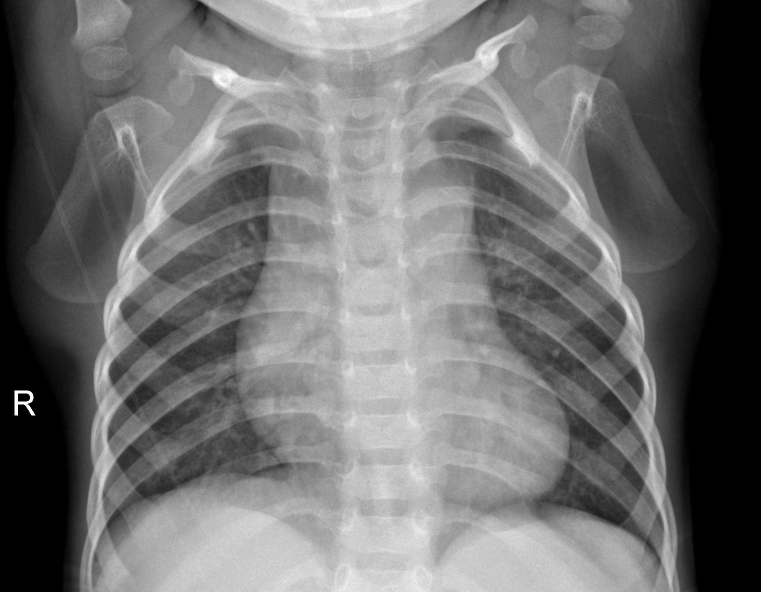
#> input picture dataset/chest_xray/test/NORMAL/NORMAL-11419-0001.jpeg, 1522 x 1183 px, found by its file name (shown at 1/2 size); its folder holds only this picture in this run
$ python processador.py
#> lines starting #> are read from the running program, lines starting #| are printed output that depends on the picture; after the words box and inside, x2 and y2 are one past the last pixel; in counts of white or black regions, pixels touching at a corner belong together
import cv2
import numpy as np
import os
import csv


def extrair_caracteristicas(caminho_imagem):

  # 1----> transforma em tons de cinza

    imagem = cv2.imread(caminho_imagem, cv2.IMREAD_GRAYSCALE)
#> imagem is the input picture: shape (1183, 1522); min 0, max 255, mean 112.1
    if imagem is None:
        print(f"Aviso: Imagem não encontrada - {caminho_imagem}")
        return None

  # 2----> redimenciona para tamanho paadrao e app filtro que remove ruidos e talll....
    tamanho_padrao = (256, 256)
    imagem = cv2.resize(imagem, tamanho_padrao, interpolation=cv2.INTER_AREA)
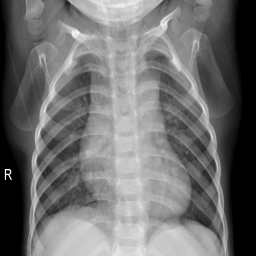
#> imagem: shape (256, 256); min 0, max 255, mean 112.1
    imagem_filtrada = cv2.medianBlur(imagem, 5)


  #3  ---> extrai a caracteristica da intensidade intensidade alta =img clara intensidade baixa = img escura
    intensidade_media = np.mean(imagem_filtrada)
#> intensidade_media = 111.8

  #4 ----> calcula o desvio padrão da intensidade mede a variaçã do brilho
    intensidade_desvio_padrao = np.std(imagem_filtrada)
#> intensidade_desvio_padrao = 63.55

  #5 ----> converte para P&B
    _, imagem_binaria = cv2.threshold(imagem_filtrada, 127, 255, cv2.THRESH_BINARY)
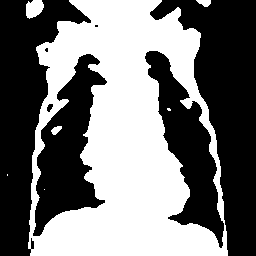
#> imagem_binaria: shape (256, 256); 46.4% white; 7 white regions (3 under 20 px)

  #6 ----> encontra bordas para facilitar o trabalho de formas
    contornos, _ = cv2.findContours(imagem_binaria, cv2.RETR_EXTERNAL, cv2.CHAIN_APPROX_SIMPLE)
#> contornos = 4 contours, 1 with area under 20; largest, box (x1, y1, x2, y2) and area: (28, 0, 228, 256) 42120, (26, 0, 44, 19) 229, (196, 0, 211, 7) 56

    area_maxima = 0
    perimetro_maximo = 0

    if contornos:
        contorno_maior = max(contornos, key=cv2.contourArea)
#> contorno_maior = contour of 254 points, box (x1, y1, x2, y2) (28, 0, 228, 256), area 42120
        area_maxima = cv2.contourArea(contorno_maior)
#> area_maxima = 42119.5
        perimetro_maximo = cv2.arcLength(contorno_maior, True)
#> perimetro_maximo = 982.3

    caracteristicas = [
        intensidade_media,
        intensidade_desvio_padrao,
        area_maxima,
        perimetro_maximo
    ]
#> caracteristicas = [111.8, 63.55, 42119.5, 982.3]

    return caracteristicas


caminho_dataset = 'dataset/chest_xray'
pastas_classes = ['NORMAL', 'PNEUMONIA']
nome_arquivo_csv = 'caracteristicas_dataset.csv'


with open(nome_arquivo_csv, 'w', newline='') as arquivo_csv:
    escritor = csv.writer(arquivo_csv)
    escritor.writerow(['intensidade_media', 'intensidade_desvio_padrao', 'area_maxima', 'perimetro_maximo', 'classe'])


    for tipo_dataset in ['train', 'test']:
        for classe in pastas_classes:
            caminho_completo = os.path.join(caminho_dataset, tipo_dataset, classe)

            if not os.path.exists(caminho_completo):
                print(f"Aviso: Pasta não encontrada - {caminho_completo}. Pulando.")
                continue

            print(f"Processando imagens em: {caminho_completo}")

            for nome_arquivo in os.listdir(caminho_completo):
                caminho_imagem = os.path.join(caminho_completo, nome_arquivo)


                if os.path.isfile(caminho_imagem) and not nome_arquivo.startswith('.'):
                    caracteristicas = extrair_caracteristicas(caminho_imagem)
#> caracteristicas = [111.8, 63.55, 42119.5, 982.3]

                    if caracteristicas is not None:

                        caracteristicas.append(classe)
                        escritor.writerow(caracteristicas)

print(f"\nExtração de características concluída! Dados salvos em {nome_arquivo_csv}")
